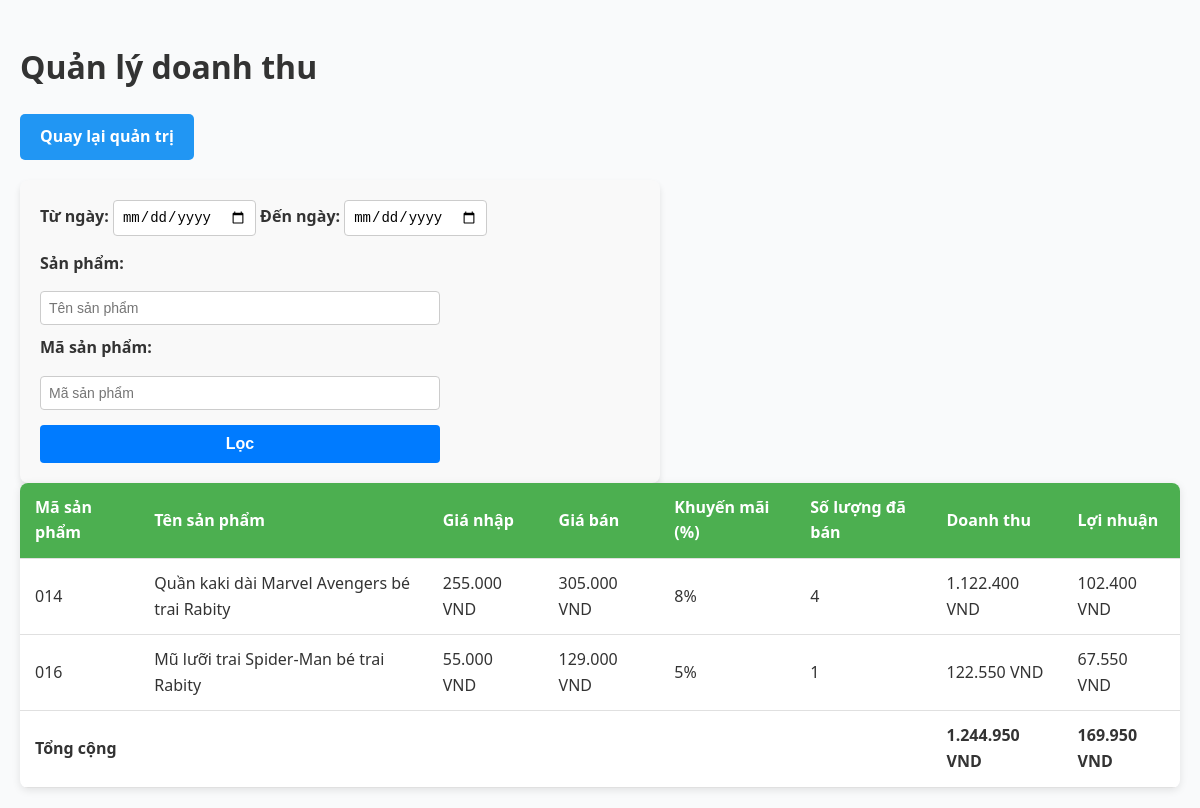
The app's page /admin/revenue.php (signed in) with its own data.
### tables this page shows
CREATE TABLE `orders` (
  `id` int(11) NOT NULL,
  `user_name` varchar(255) NOT NULL,
  `phone` varchar(20) NOT NULL,
  `address` text NOT NULL,
  `product_id` int(11) NOT NULL,
  `product_name` varchar(255) NOT NULL,
  `price` decimal(10,2) NOT NULL,
  `quantity` int(11) NOT NULL,
  `total_price` decimal(10,2) DEFAULT NULL,
  `created_at` timestamp NOT NULL DEFAULT current_timestamp(),
  `payment_method` varchar(20) NOT NULL,
  `shipping_method` varchar(50) DEFAULT NULL,
  `shipping_cost` float DEFAULT NULL,
  `bank` varchar(255) DEFAULT NULL,
  `user_id` int(11) NOT NULL,
  `status` varchar(50) DEFAULT 'Chưa giao',
  `updated_at` timestamp NOT NULL DEFAULT current_timestamp() ON UPDATE current_timestamp()
);

CREATE TABLE `products` (
  `id` int(11) NOT NULL,
  `product_code` varchar(50) NOT NULL,
  `category` varchar(50) NOT NULL,
  `category_name` varchar(50) NOT NULL,
  `name` varchar(255) NOT NULL,
  `image` varchar(255) NOT NULL,
  `description` text NOT NULL,
  `price` decimal(10,2) NOT NULL,
  `created_at` timestamp NOT NULL DEFAULT current_timestamp(),
  `sale_percentage` int(11) DEFAULT 0,
  `stock` int(11) DEFAULT 50,
  `cost_price` decimal(10,2) DEFAULT NULL,
  `sale_price` decimal(10,2) DEFAULT NULL,
  `sold_quantity` int(11) DEFAULT 0
);

### admin/revenue.php (the view, shortened to what this page needs)
<?php
require '../db.php';
$from_date = isset($_GET['from_date']) ? $_GET['from_date'] : null;
$to_date = isset($_GET['to_date']) ? $_GET['to_date'] : null;
$product_name = isset($_GET['product_name']) ? $_GET['product_name'] : null;
$product_code = isset($_GET['product_code']) ? $_GET['product_code'] : null;
$sql = "
    SELECT
        products.product_code,
        products.name AS product_name,
        products.cost_price,
        orders.quantity AS sold_quantity,
        products.price AS sale_price,
        products.sale_percentage,
        (orders.quantity * products.price * (1 - products.sale_percentage / 100)) AS total_revenue,
        ((products.price * (1 - products.sale_percentage / 100) - products.cost_price) * orders.quantity) AS total_profit
    FROM orders
    JOIN products ON orders.product_id = products.id
    WHERE 1=1
";
$params = [];
$sql .= " ORDER BY orders.created_at DESC";
$stmt = $pdo->prepare($sql);
$stmt->execute($params);
$revenues = $stmt->fetchAll(PDO::FETCH_ASSOC);
$total_revenue = 0;
$total_profit = 0;
foreach ($revenues as $revenue) {
    $total_revenue += $revenue['total_revenue'];
    $total_profit += $revenue['total_profit'];
}
?>
<!DOCTYPE html>
<html lang="en">
<head>
    <link rel="stylesheet" href="./css/inventory.css">
</head>
<body>
    <main>
        <header>
            <h1>Quản lý doanh thu</h1>
        </header>
        <a href="dashboard.php" class="back-btn">Quay lại quản trị</a>
        <form method="GET" action="">
            <div>
                <label for="from_date">Từ ngày:</label>
                <input type="date" id="from_date" name="from_date" value="<?php echo htmlspecialchars($from_date); ?>">
                <label for="to_date">Đến ngày:</label>
                <input type="date" id="to_date" name="to_date" value="<?php echo htmlspecialchars($to_date); ?>">
            </div>
            <div class="filter_products">
                <label for="product_name">Sản phẩm:</label>
                <input type="text" id="product_name" name="product_name" placeholder="Tên sản phẩm" value="<?php echo htmlspecialchars($product_name); ?>">
                <label for="product_code">Mã sản phẩm:</label>
                <input type="text" id="product_code" name="product_code" placeholder="Mã sản phẩm" value="<?php echo htmlspecialchars($product_code); ?>">
            </div>
            <button type="submit">Lọc</button>
        </form>
        <table>
            <thead>
                <tr>
                    <th>Mã sản phẩm</th>
                    <th>Tên sản phẩm</th>
                    <th>Giá nhập</th>
                    <th>Giá bán</th>
                    <th>Khuyến mãi (%)</th>
                    <th>Số lượng đã bán</th>
                    <th>Doanh thu</th>
                    <th>Lợi nhuận</th>
                </tr>
            </thead>
            <tbody>
                <?php if (empty($revenues)): ?>
                    <tr>
                        <td colspan="7">Không có dữ liệu phù hợp.</td>
                    </tr>
                <?php else: ?>
                    <?php foreach ($revenues as $revenue): ?>
                        <tr>
                            <td><?php echo htmlspecialchars($revenue['product_code']); ?></td>
                            <td><?php echo htmlspecialchars($revenue['product_name']); ?></td>
                            <td><?php echo number_format($revenue['cost_price'], 0, ',', '.'); ?> VND</td>
                            <td><?php echo number_format($revenue['sale_price'], 0, ',', '.'); ?> VND</td>
                            <td><?php echo htmlspecialchars($revenue['sale_percentage']); ?>%</td>
                            <td><?php echo htmlspecialchars($revenue['sold_quantity']); ?></td>
                            <td><?php echo number_format($revenue['total_revenue'], 0, ',', '.'); ?> VND</td>
                            <td><?php echo number_format($revenue['total_profit'], 0, ',', '.'); ?> VND</td>
                        </tr>
                    <?php endforeach; ?>
                <?php endif; ?>
            </tbody>
            <tfoot>
                <tr>
                    <th colspan="6" align="center">Tổng cộng</th>
                    <th><?php echo number_format($total_revenue, 0, ',', '.'); ?> VND</th>
                    <th><?php echo number_format($total_profit, 0, ',', '.'); ?> VND</th>
                </tr>
            </tfoot>
        </table>
    </main>
</body>
</html>

### admin/css/inventory.css (style rules this page uses)
body { font-family: 'Segoe UI', Tahoma, Geneva, Verdana, sans-serif; background-color: #f9fafb; color: #333; line-height: 1.6; margin: 0; padding: 0; }
main { padding: 20px; max-width: 100%; margin: 0 auto; }
a.back-btn { display: inline-flex; align-items: center; padding: 10px 20px; background-color: #2196F3; color: #fff; text-decoration: none; border-radius: 5px; font-weight: 600; transition: background-color 0.3s ease, transform 0.2s ease; margin-bottom: 20px; }
table { width: 100%; border-collapse: collapse; min-width: 600px; background-color: #fff; border-radius: 8px; overflow: hidden; box-shadow: 0 2px 8px rgba(0, 0, 0, 0.1); }
table thead { background-color: #4CAF50; color: #fff; }
table th, table td { padding: 12px 15px; text-align: left; border-bottom: 1px solid #e0e0e0; }
table th { position: sticky; top: 0; z-index: 1; }
form { background-color: #f9f9f9; padding: 20px; border-radius: 8px; box-shadow: 0 4px 6px rgba(0, 0, 0, 0.1); max-width: 600px; display: flex; flex-direction: column; gap: 15px; }
.filter_products { display: flex; flex-direction: column; gap: 10px; width: 400px; }
form label { font-weight: bold; margin-bottom: 5px; color: #333; }
form input { flex: 1 1 calc(50% - 10px); padding: 8px; border: 1px solid #ccc; border-radius: 4px; font-size: 14px; transition: border-color 0.3s ease; }
form button { flex: 1 1 100%; width: 400px; background-color: #007BFF; color: #fff; padding: 10px 15px; font-size: 16px; font-weight: bold; border: none; border-radius: 4px; cursor: pointer; transition: background-color 0.3s ease; }

### records on screen
orders: product.product_code "014", product.name "Quần kaki dài Marvel Avengers bé trai Rabity", product.cost_price "255.000", product.price "305.000", product.sale_percentage "8", quantity "4", total_revenue "1.122.400", total_profit "102.400"
orders: product.product_code "016", product.name "Mũ lưỡi trai Spider-Man bé trai Rabity", product.cost_price "55.000", product.price "129.000", product.sale_percentage "5", quantity "1", total_revenue "122.550", total_profit "67.550"

### other values on screen
$total_revenue "1.244.950"
$total_profit "169.950"
